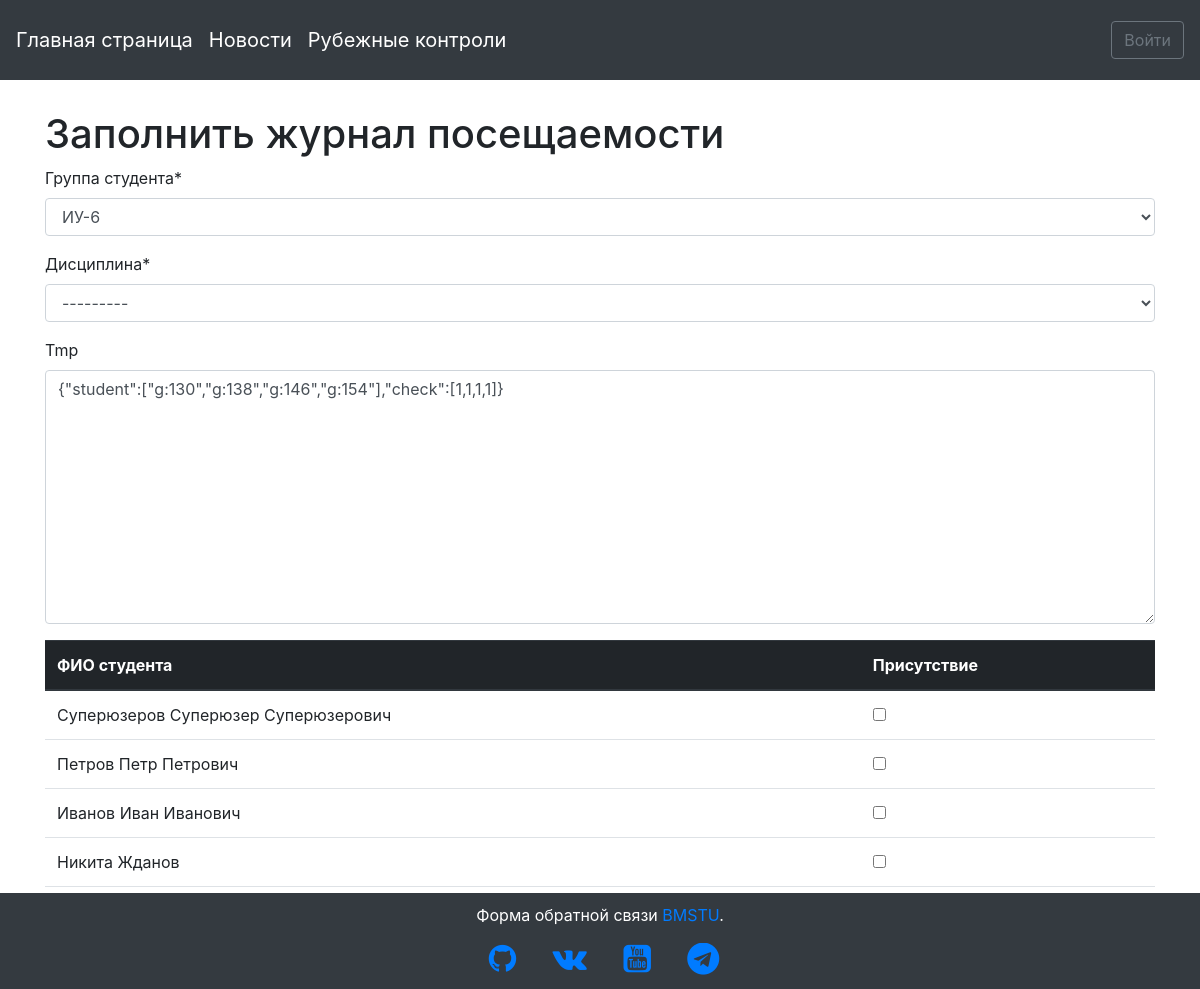
The app's page /attendance/new/, older data.
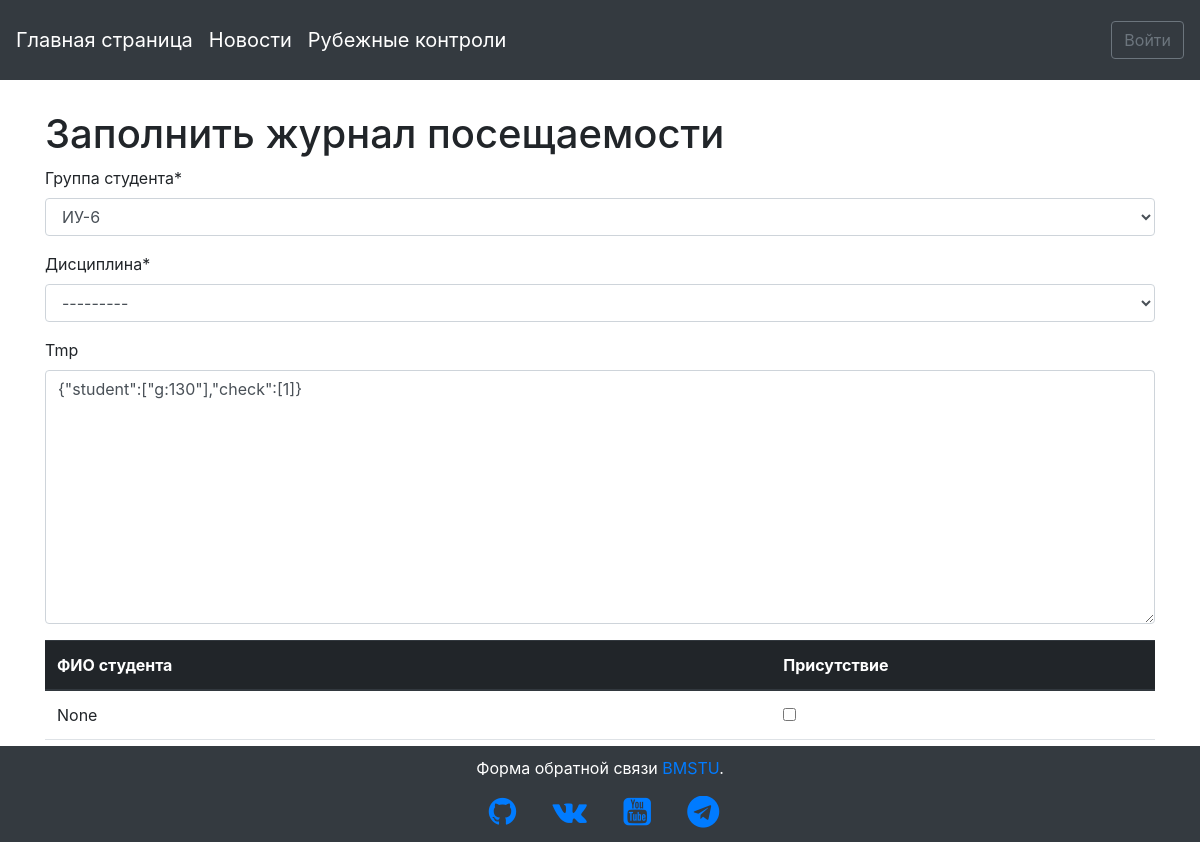
The same page, newer data.
### users/models.py (models this page shows, shortened)
class CustomUser(AbstractUser):
    date_of_birth = models.DateTimeField(verbose_name='Дата рождения', default=date.today)
    full_name = models.CharField(max_length=255, verbose_name='ФИО', null=True)
    phone_no = models.CharField(max_length=255, verbose_name='Контактный телефон', default='+7-499-555-55-55')
    STUDENT = 'СТ'
    TEACHER = 'ПР'
    ROLE_CHOICES = (
        (STUDENT, 'Студент'),
        (TEACHER, 'Преподаватель')
    )
    user_role = models.CharField(max_length=2,
        choices=ROLE_CHOICES,
        default=STUDENT,
        verbose_name='Роль пользователя'
    )
    IU1 = 'ИУ1'
    IU2 = 'ИУ2'
    IU3 = 'ИУ3'
    IU4 = 'ИУ4'
    IU5 = 'ИУ5'
    IU6 = 'ИУ6'
    IU7 = 'ИУ7'
    IU8 = 'ИУ8'
    STUDENT_GROUP_CHOICES = (
        (IU1, 'ИУ-1'),
        (IU2, 'ИУ-2'),
        (IU3, 'ИУ-3'),
        (IU4, 'ИУ-4'),
        (IU5, 'ИУ-5'),
        (IU6, 'ИУ-6'),
        (IU7, 'ИУ-7'),
        (IU8, 'ИУ-8')
    )
    student_group = models.CharField(max_length=3,
        choices=STUDENT_GROUP_CHOICES,
        verbose_name='Группа студента',
        default=IU6
    )
    """
    if user_role == STUDENT:
        user_group = ForeignKey(
        Student_group,
        on_delete=models.CASCADE,
        verbose_name = "Группа студента"
    )
    """

### attendance_control/views.py (the view, shortened to what this page needs)
# urls.py: path('new/', views.AttendanceCreateView.as_view(), name='attendance_new'),
class AttendanceCreateView(CreateView):
    model = Attendance
    template_name = 'attendance_new.html'
    fields = ['group', 'disciple', 'tmp']
    def get_context_data(self, *args, **kwargs):
        groups_choices = [
            'ИУ1',
            'ИУ2',
            'ИУ3',
            'ИУ4',
            'ИУ5',
            'ИУ6',
            'ИУ7',
            'ИУ8',
        ]
        context = super(AttendanceCreateView, self).get_context_data(*args, **kwargs)
        context['students'] = CustomUser.objects.filter(student_group='ИУ6', user_role='СТ')
        context['disciples'] = Disciple.objects.all()
        context['groups'] = groups_choices
        return context

### attendance_control/models.py (called while the page is built)
    def __str__(self):
        return self.name

### templates/attendance_new.html (shortened to what this page needs)
{% extends 'base.html' %}
{% load crispy_forms_tags %}
{% block content %}
  <h1>Заполнить журнал посещаемости</h1>
  <form method="POST">
    {{ form|crispy }}
    <table id="att_form" class="table table-hover">
      <thead class="thead-dark">
        <tr>
          <th>ФИО студента</th>
          <th>Присутствие</th>
        </tr>
      </thead>
      <tbody>
        {% for student in students %}
          <tr>
            <td>{{ student.full_name }}</td>
            <td><input type="checkbox" name="" value=""></td>
          </tr>
        {% endfor %}
      </tbody>
    </table>
    <button class="btn btn-success ml-2" type="submit">Сохранить</button>
    <a class="btn btn-light ml-2" href="{% url 'home' %}">Вернуться</a>
  </form>
{% endblock %}

Row changes from the older to the newer data that the page shows:
removed CustomUser: full_name "Суперюзеров Суперюзер Суперюзерович"
removed CustomUser: full_name "Петров Петр Петрович"
removed CustomUser: full_name "Иванов Иван Иванович"
removed CustomUser: full_name "Никита Жданов"
added CustomUser: full_name "None"
Text that changed along with them:
form field tmp: "{\"student\":[\"g:130\",\"g:138\",\"g:146\",\"g:154\"],\"check\":[1,1,1,1]}" → "{\"student\":[\"g:130\"],\"check\":[1]}"
